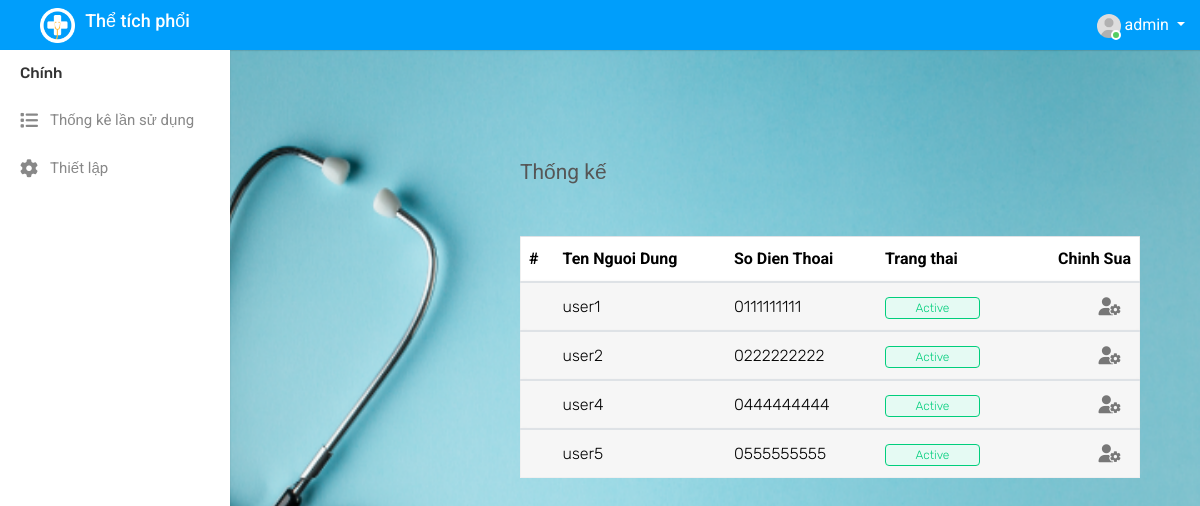
/admin_statistical/ (signed in), run on the app's committed database.
### user/models.py (models this page shows, shortened)
class Profile(models.Model):
    user = models.OneToOneField(User , on_delete=models.CASCADE)
    auth_token = models.CharField(max_length=100 )
    is_verified = models.BooleanField(default=False)
    is_admin=models.BooleanField(default=False)
    is_normal_user=models.BooleanField(default=True)
    created_at = models.DateTimeField(auto_now_add=True)
    time=models.IntegerField(default=10)
    is_active=models.BooleanField(default=True)
    phone=models.CharField(max_length=10)

### user/decorators.py (the view)
    def function(request, *args, **kwargs):
        roll=request.user.profile.is_admin
        if roll==True:
            return view_func(request, *args, **kwargs)
        else:
            return HttpResponse("Chức năng này chỉ dành cho Admin!")

### user/views.py (called while the page is built)
@admin_only
def admin_statistical(request):
    users = Profile.objects.filter(is_admin=False)
    turns = []
    for user in users:
        upload_file = UserUploadedFile.objects.filter(user=user)
        statistical_results = ResultFile.objects.filter(upload_file__in=upload_file)
        count = statistical_results.count()
        turns.append(count)
    context = {
        'users':users,
        'turns':turns,
    }
    return render(request,"admin_statistical.html",context)

### templates/admin_statistical.html (shortened to what this page needs)
{% extends './index.html' %}
    {% block content %}
        <div class="content">
            <div class="page-wrapper">
                <div class="content">
                    <div class="row">
                        <div class="col-sm-12">
                            <h4 class="page-title">Thống kế</h4>
                            <div class="col-sm-7 col-7 text-right m-b-30">
                            </div>
                            <div class="row">
                                <div class="col-md-12">
                                    <div class="table-responsive">
                                        <table class="table table-striped custom-table mb-0 datatable">
                                            <thead>
                                                <tr>
                                                    <th>#</th>
                                                    <th>Ten Nguoi Dung</th>
                                                    <th>So Dien Thoai</th>
                                                    <th>Trang thai</th>
                                                    <th class="text-right">Chinh Sua</th>
                                                </tr>
                                            </thead>
                                            {% for user in users %}
                                            <tbody>
                                                <tr>
                                                    <td ></td>
                                                    <td>{{user.user}}</td>
                                                    <td>{{user.phone}}</td>
                                                    {% if user.is_verified %}
                                                    <td><span class="custom-badge status-green">Active</span></td>
                                                    {% else %}
                                                    <td><span class="custom-badge status-red">Inactive</span></td>
                                                    {% endif %}
                                                    <td class="text-right">
                                                        <div class="dropdown dropdown-action">
                                                            <a href="#" class="action-icon dropdown-toggle" data-toggle="dropdown" aria-expanded="false"><i class="fas fa-user-cog"></i></a>
                                                        </div>
                                                    </td>
                                                </tr>
                                            </tbody>
                                            {% endfor %}
                                        </table>
                                    </div>
                                </div>
                            </div>
                        </div>
                    </div>
                </div>
            </div>
        </div>
    {% endblock %}

### templates/index.html (shortened to what this page needs)
{% load static %}
<!DOCTYPE html>
<html lang="en">
<head>
    <link rel="stylesheet" href="https://maxcdn.bootstrapcdn.com/bootstrap/4.0.0/css/bootstrap.min.css"
>
    <link rel="stylesheet" type="text/css" href="{% static 'assets/css/bootstrap.min.css' %}">
    <link rel="stylesheet" type="text/css" href="{% static 'assets/css/font-awesome.min.css' %}">
    <link rel="stylesheet" type="text/css" href="{% static 'assets/css/style.css' %}">
    <link rel="stylesheet" href="https://cdnjs.cloudflare.com/ajax/libs/font-awesome/6.0.0-beta2/css/all.min.css">
</head>
<body>
    <div class="main-wrapper">
        <div class="header">
			<div class="header-left">
				<a href="{% url 'home' %}" class="logo">
					<img src="{% static 'assets/img/logo.png' %}" width="35" height="35" alt=""> </i> <span><h4>Thể tích phổi</h4></span>
				</a>
			</div>
            <ul class="nav user-menu float-right">
                <li class="nav-item dropdown has-arrow pl-3">
                    <a href="#" class="dropdown-toggle nav-link user-link" data-toggle="dropdown">
                        <span class="user-img">
							<img class="rounded-circle" src="{% static 'assets/img/user.jpg' %}" width="24" alt="Admin">
							<span class="status online"></span>
						</span>
						<span>{{request.user}}</span>
                    </a>
                </li>
            </ul>
        </div>
        <div class="sidebar" id="sidebar">
            <div class="sidebar-inner slimscroll">
                <div id="sidebar-menu" class="sidebar-menu">
                    <ul>
                       <li class="menu-title">Chính</li>
                        <li>
                            {% if request.user.profile.is_admin %}
							<a href="{% url 'admin_statistical' %}"><i class="fa fa-list" aria-hidden="true"></i> <span>Thống kê lần sử dụng </span> </a>
                            {% else %}
                            <a href="{% url 'user_statistical' %}"><i class="fa fa-list" aria-hidden="true"></i> <span>Thống kê lần sử dụng </span> </a>
                            {% endif %}
						</li>
                        <li>
                            <a href=""><i class="fa fa-cog"></i> <span>Thiết lập</span></a>
                        </li>
                    </ul>
                </div>
            </div>
        </div>
        <div class="page-wrapper">
            <div class="content">
                {% block content %}{% endblock %}
            </div>
            </div>
        </div>
</body>
</html>

### data on the page
Profile: user "user1", phone "0111111111", is_verified "Active"
Profile: user "user2", phone "0222222222", is_verified "Active"
Profile: user "user4", phone "0444444444", is_verified "Active"
Profile: user "user5", phone "0555555555", is_verified "Active"

### other printed values
{{ request.user }} "admin"
